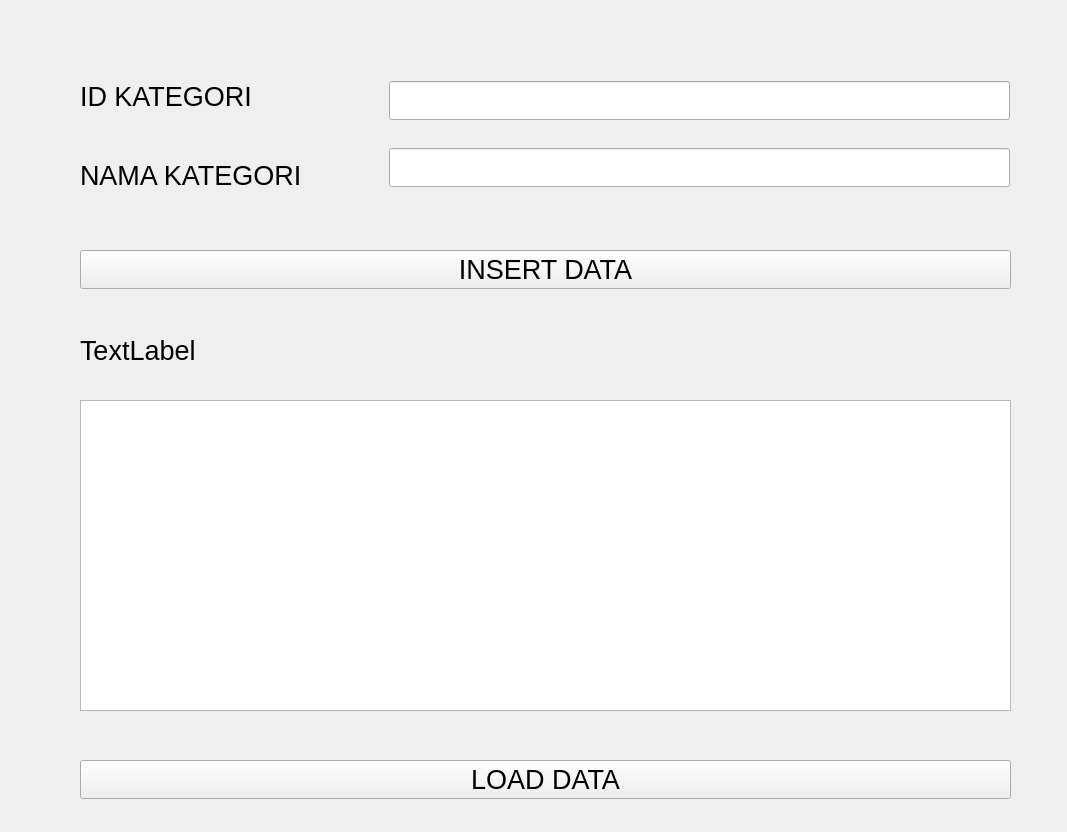
<?xml version="1.0" encoding="UTF-8"?>
<ui version="4.0">
 <class>Form</class>
 <widget class="QWidget" name="Form">
  <property name="geometry">
   <rect>
    <x>0</x>
    <y>0</y>
    <width>1067</width>
    <height>832</height>
   </rect>
  </property>
  <property name="windowTitle">
   <string>Form</string>
  </property>
  <widget class="QWidget" name="verticalLayoutWidget">
   <property name="geometry">
    <rect>
     <x>80</x>
     <y>60</y>
     <width>271</width>
     <height>151</height>
    </rect>
   </property>
   <layout class="QVBoxLayout" name="verticalLayout">
    <item>
     <widget class="QLabel" name="label">
      <property name="font">
       <font>
        <pointsize>20</pointsize>
       </font>
      </property>
      <property name="text">
       <string>ID KATEGORI</string>
      </property>
     </widget>
    </item>
    <item>
     <widget class="QLabel" name="label_2">
      <property name="font">
       <font>
        <pointsize>20</pointsize>
       </font>
      </property>
      <property name="text">
       <string>NAMA KATEGORI</string>
      </property>
     </widget>
    </item>
   </layout>
  </widget>
  <widget class="QWidget" name="verticalLayoutWidget_2">
   <property name="geometry">
    <rect>
     <x>389</x>
     <y>59</y>
     <width>621</width>
     <height>151</height>
    </rect>
   </property>
   <layout class="QVBoxLayout" name="verticalLayout_2">
    <item>
     <widget class="QLineEdit" name="lineEdit">
      <property name="font">
       <font>
        <pointsize>20</pointsize>
       </font>
      </property>
     </widget>
    </item>
    <item>
     <widget class="QLineEdit" name="lineEdit_2">
      <property name="font">
       <font>
        <pointsize>20</pointsize>
       </font>
      </property>
     </widget>
    </item>
   </layout>
  </widget>
  <widget class="QWidget" name="verticalLayoutWidget_3">
   <property name="geometry">
    <rect>
     <x>80</x>
     <y>230</y>
     <width>931</width>
     <height>80</height>
    </rect>
   </property>
   <layout class="QVBoxLayout" name="verticalLayout_3">
    <item>
     <widget class="QPushButton" name="pushButton">
      <property name="font">
       <font>
        <pointsize>20</pointsize>
       </font>
      </property>
      <property name="text">
       <string>INSERT DATA</string>
      </property>
     </widget>
    </item>
   </layout>
  </widget>
  <widget class="QLabel" name="label_3">
   <property name="geometry">
    <rect>
     <x>80</x>
     <y>330</y>
     <width>611</width>
     <height>41</height>
    </rect>
   </property>
   <property name="font">
    <font>
     <pointsize>20</pointsize>
    </font>
   </property>
   <property name="text">
    <string>TextLabel</string>
   </property>
  </widget>
  <widget class="QWidget" name="verticalLayoutWidget_4">
   <property name="geometry">
    <rect>
     <x>80</x>
     <y>400</y>
     <width>931</width>
     <height>311</height>
    </rect>
   </property>
   <layout class="QVBoxLayout" name="verticalLayout_4">
    <item>
     <widget class="QTableWidget" name="tableWidget"/>
    </item>
   </layout>
  </widget>
  <widget class="QWidget" name="verticalLayoutWidget_5">
   <property name="geometry">
    <rect>
     <x>80</x>
     <y>740</y>
     <width>931</width>
     <height>80</height>
    </rect>
   </property>
   <layout class="QVBoxLayout" name="verticalLayout_5">
    <item>
     <widget class="QPushButton" name="pushButton_2">
      <property name="font">
       <font>
        <pointsize>20</pointsize>
       </font>
      </property>
      <property name="text">
       <string>LOAD DATA</string>
      </property>
     </widget>
    </item>
   </layout>
  </widget>
 </widget>
 <resources/>
 <connections/>
</ui>
